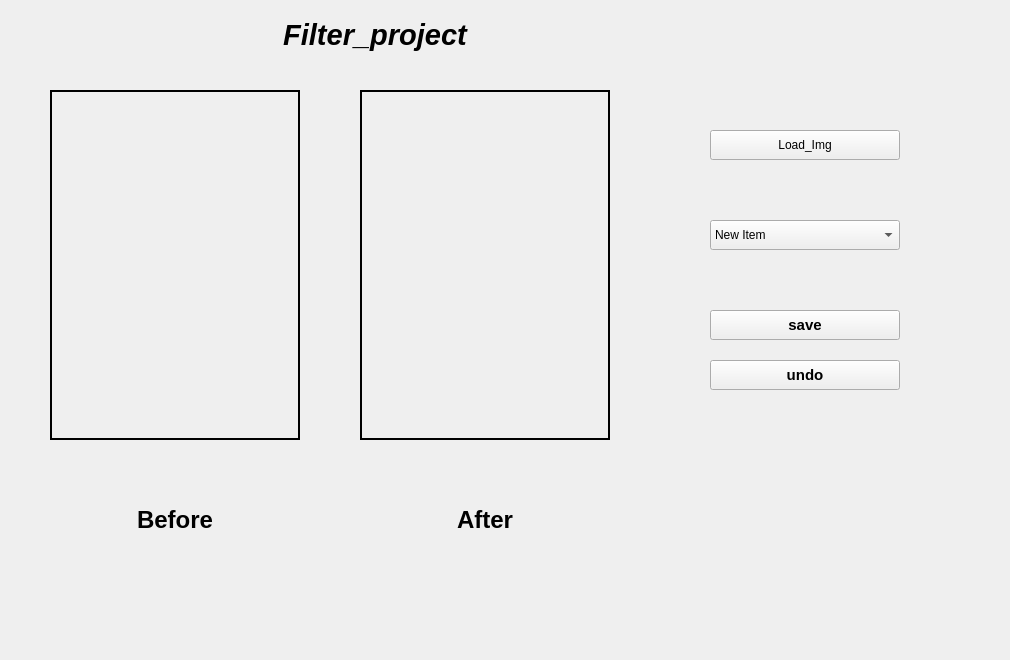
<?xml version="1.0" encoding="UTF-8"?>
<ui version="4.0">
 <class>Widget</class>
 <widget class="QWidget" name="Widget">
  <property name="geometry">
   <rect>
    <x>0</x>
    <y>0</y>
    <width>1010</width>
    <height>660</height>
   </rect>
  </property>
  <property name="windowTitle">
   <string>Filter_project</string>
  </property>
  <widget class="QLabel" name="titleLabel">
   <property name="geometry">
    <rect>
     <x>-130</x>
     <y>10</y>
     <width>1010</width>
     <height>50</height>
    </rect>
   </property>
   <property name="font">
    <font>
     <pointsize>22</pointsize>
     <italic>true</italic>
     <bold>true</bold>
    </font>
   </property>
   <property name="text">
    <string>Filter_project</string>
   </property>
   <property name="alignment">
    <set>Qt::AlignmentFlag::AlignCenter</set>
   </property>
  </widget>
  <widget class="QLabel" name="beforeImageLabel">
   <property name="geometry">
    <rect>
     <x>50</x>
     <y>90</y>
     <width>250</width>
     <height>350</height>
    </rect>
   </property>
   <property name="frameShape">
    <enum>QFrame::Shape::Box</enum>
   </property>
   <property name="lineWidth">
    <number>2</number>
   </property>
   <property name="text">
    <string/>
   </property>
   <property name="alignment">
    <set>Qt::AlignmentFlag::AlignCenter</set>
   </property>
  </widget>
  <widget class="QLabel" name="afterImageLabel">
   <property name="geometry">
    <rect>
     <x>360</x>
     <y>90</y>
     <width>250</width>
     <height>350</height>
    </rect>
   </property>
   <property name="frameShape">
    <enum>QFrame::Shape::Box</enum>
   </property>
   <property name="lineWidth">
    <number>2</number>
   </property>
   <property name="text">
    <string/>
   </property>
   <property name="alignment">
    <set>Qt::AlignmentFlag::AlignCenter</set>
   </property>
  </widget>
  <widget class="QLabel" name="beforeCaption">
   <property name="geometry">
    <rect>
     <x>50</x>
     <y>500</y>
     <width>250</width>
     <height>40</height>
    </rect>
   </property>
   <property name="font">
    <font>
     <pointsize>18</pointsize>
     <bold>true</bold>
    </font>
   </property>
   <property name="text">
    <string>Before</string>
   </property>
   <property name="alignment">
    <set>Qt::AlignmentFlag::AlignCenter</set>
   </property>
  </widget>
  <widget class="QLabel" name="afterCaption">
   <property name="geometry">
    <rect>
     <x>360</x>
     <y>500</y>
     <width>250</width>
     <height>40</height>
    </rect>
   </property>
   <property name="font">
    <font>
     <pointsize>18</pointsize>
     <bold>true</bold>
    </font>
   </property>
   <property name="text">
    <string>After</string>
   </property>
   <property name="alignment">
    <set>Qt::AlignmentFlag::AlignCenter</set>
   </property>
  </widget>
  <widget class="QPushButton" name="loadButton">
   <property name="geometry">
    <rect>
     <x>710</x>
     <y>130</y>
     <width>190</width>
     <height>30</height>
    </rect>
   </property>
   <property name="text">
    <string>Load_Img</string>
   </property>
  </widget>
  <widget class="QComboBox" name="filterComboBox">
   <property name="geometry">
    <rect>
     <x>710</x>
     <y>220</y>
     <width>190</width>
     <height>30</height>
    </rect>
   </property>
   <item>
    <property name="text">
     <string>New Item</string>
    </property>
   </item>
   <item>
    <property name="text">
     <string>New Item</string>
    </property>
   </item>
   <item>
    <property name="text">
     <string>New Item</string>
    </property>
   </item>
   <item>
    <property name="text">
     <string>New Item</string>
    </property>
   </item>
   <item>
    <property name="text">
     <string>New Item</string>
    </property>
   </item>
   <item>
    <property name="text">
     <string>New Item</string>
    </property>
   </item>
   <item>
    <property name="text">
     <string>New Item</string>
    </property>
   </item>
  </widget>
  <widget class="QPushButton" name="saveButton">
   <property name="geometry">
    <rect>
     <x>710</x>
     <y>310</y>
     <width>190</width>
     <height>30</height>
    </rect>
   </property>
   <property name="font">
    <font>
     <pointsize>11</pointsize>
     <bold>true</bold>
    </font>
   </property>
   <property name="text">
    <string>save</string>
   </property>
  </widget>
  <widget class="QPushButton" name="undoButton">
   <property name="geometry">
    <rect>
     <x>710</x>
     <y>360</y>
     <width>190</width>
     <height>30</height>
    </rect>
   </property>
   <property name="font">
    <font>
     <pointsize>11</pointsize>
     <bold>true</bold>
    </font>
   </property>
   <property name="text">
    <string>undo</string>
   </property>
  </widget>
 </widget>
 <resources/>
 <connections/>
</ui>
